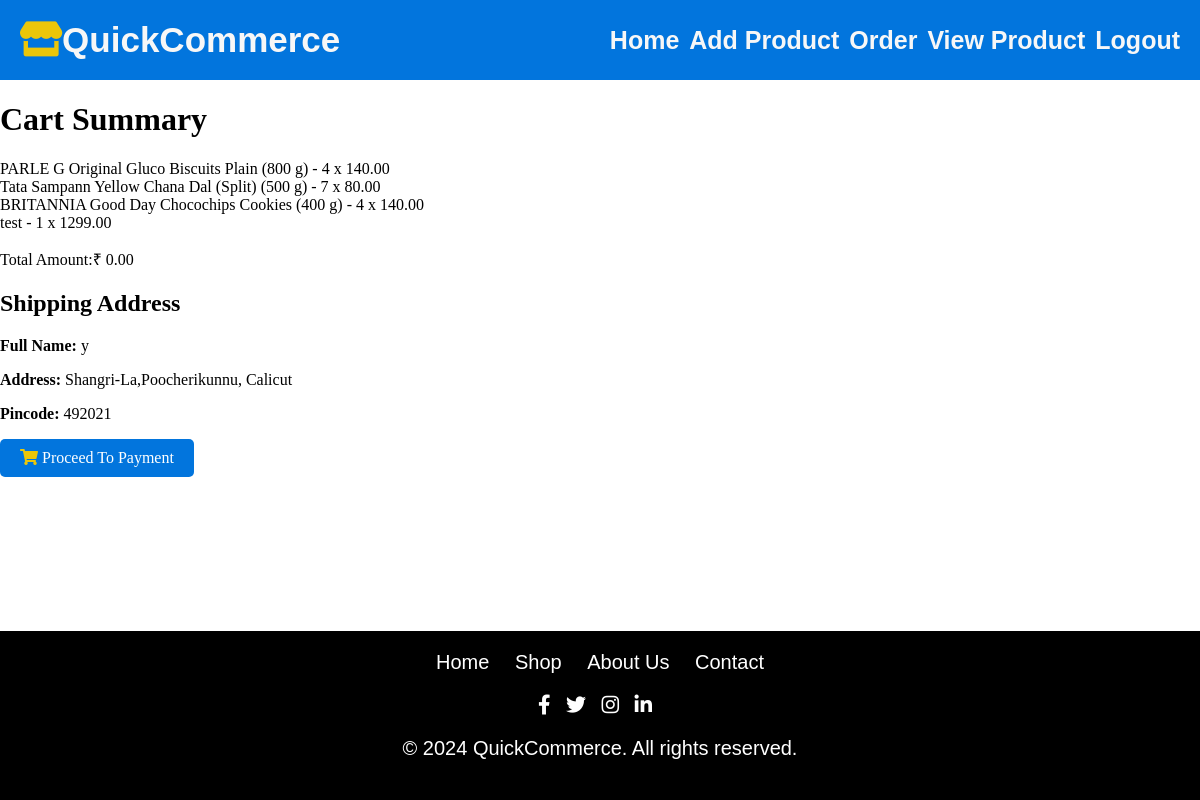
Page /cart/checkout/ (signed in) on the earlier database version.
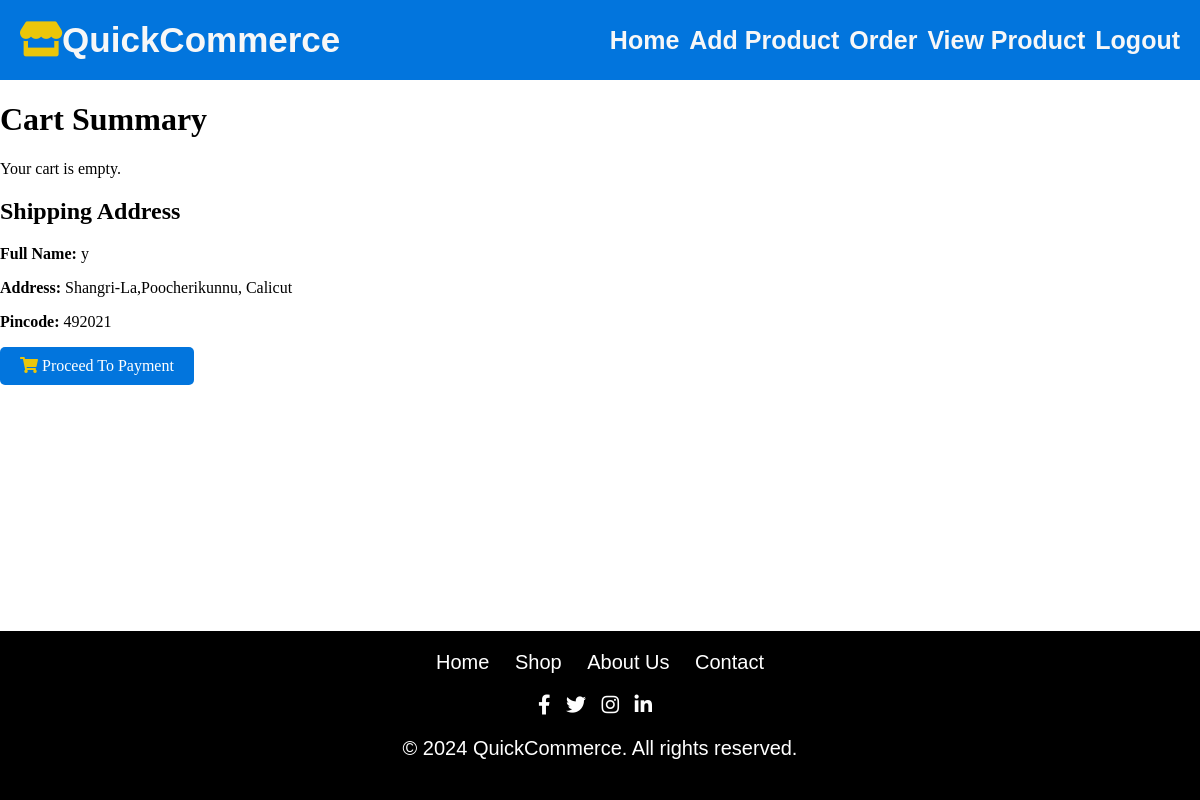
Same page on the later database version.
### cart/models.py (models this page shows, shortened)
class CartItem(models.Model):
    user = models.ForeignKey(User, on_delete=models.CASCADE, default=None)  # Provide a default value of None
    cart = models.ForeignKey(Cart, on_delete=models.CASCADE)
    product = models.ForeignKey(Product, on_delete=models.CASCADE)
    quantity = models.PositiveIntegerField(default=1)
    total_price = models.DecimalField(max_digits=10, decimal_places=2, default=0.00)

### products_app/models.py (models this page shows, shortened)
class Product(models.Model):
    WEIGHT_CHOICES = [
        ('kg', 'Kilogram'),
        ('g', 'Gram'),
        ('ml', 'Milliliter'),
        ('L', 'Liter'),
        ('pcs', 'Pieces'),
    ]
    CATEGORY = [
        ('staples', 'Staples'),
        ('snacks_&_beverages', 'Snacks and Beverages'),
        ('household_items', 'Household Items'),
        ('dairy_and_eggs', 'Dairy and Eggs'),
    ]
    brand_name = models.CharField(max_length=100)
    Product_name = models.CharField(max_length=100)
    description = models.TextField()
    price = models.DecimalField(max_digits=10, decimal_places=2)
    images = models.ManyToManyField('ProductImage', related_name='products')
    thumbnail = models.ImageField(upload_to='media/thumbnails/')
    category = models.CharField(max_length=55, choices=CATEGORY)
    available_quantity = models.PositiveIntegerField()
    discount_percentage = models.DecimalField(max_digits=5, decimal_places=2, default=0)
    weight = models.DecimalField(max_digits=10, decimal_places=2)
    weight_unit = models.CharField(max_length=10, choices=WEIGHT_CHOICES, default='kg')
    average_rating = models.DecimalField(max_digits=3, decimal_places=2, null=True, blank=True)
    expiry_date = models.DateField(default=timezone.now)

### cart/views.py (the view)
# urls.py: path('checkout/', views.checkout, name='checkout'),
@login_required
def checkout(request):
    user = request.user
    cart, created = Cart.objects.get_or_create(user=user)
    cart_items = cart.cartitem_set.all()
    overall_total = sum(item.total_price for item in cart_items)
    if request.method == 'POST':
        form = CheckoutForm(request.POST)
        if form.is_valid():
            try:
                user.full_name = form.cleaned_data['full_name']
                user.address = form.cleaned_data['address']
                user.pincode = form.cleaned_data['pincode']
                user.save()
                return redirect('payment')
            except IntegrityError:
                form.add_error(None, 'An error occurred while updating your information. Please try again.')
    else:
        form = CheckoutForm(initial={'full_name': user.full_name, 'address': user.address, 'pincode': user.pincode})
    return render(request, 'cart/checkout.html', {'form': form, 'cart_items': cart_items, 'overall_total': overall_total})

### cart/templates/cart/checkout.html (shortened to what this page needs)
{% load static %}
<!DOCTYPE html>
<html lang="en">
<head>
</head>
<body>
    {% include 'users/navbar.html' %}
<div class="container">
    <h1>Cart Summary</h1>
    {% if cart_items %}
        <ul>
            {% for item in cart_items %}
                <li>
                    {{ item.product.Product_name }} - {{ item.quantity }} x {{ item.product.price }}
                </li>
            {% endfor %}
        </ul>
        <p>Total Amount:₹ {{ overall_total }}</p>
    {% else %}
        <p>Your cart is empty.</p>
    {% endif %}
    <h2>Shipping Address</h2>
    <form>
        <p><strong>Full Name:</strong> {{ user.full_name }}</p>
        <p><strong>Address:</strong> {{ user.address }}</p>
        <p><strong>Pincode:</strong> {{ user.pincode }}</p>
        <a href="{% url 'payment' %}" class="add">
            <i class="fa fa-shopping-cart"></i>
            <span style="color: white;">Proceed To Payment</span>
        </a>
    </form>
</div>
    {% include 'users/footer.html' %}
</body>
</html>

Differences in the rows shown:
no longer on this page (row edited): CartItem: product.Product_name "PARLE G Original Gluco Biscuits Plain (800 g)", quantity "4", product.price "140.00"
removed CartItem: product.Product_name "Tata Sampann Yellow Chana Dal (Split) (500 g)", quantity "7", product.price "80.00"
removed CartItem: product.Product_name "BRITANNIA Good Day Chocochips Cookies (400 g)", quantity "4", product.price "140.00"
removed CartItem: product.Product_name "test", quantity "1", product.price "1299.00"
Other differences:
{{ overall_total }}: "0.00" → (not shown)
text no longer shown: "Total Amount:₹"
text now shown: "Your cart is empty."
